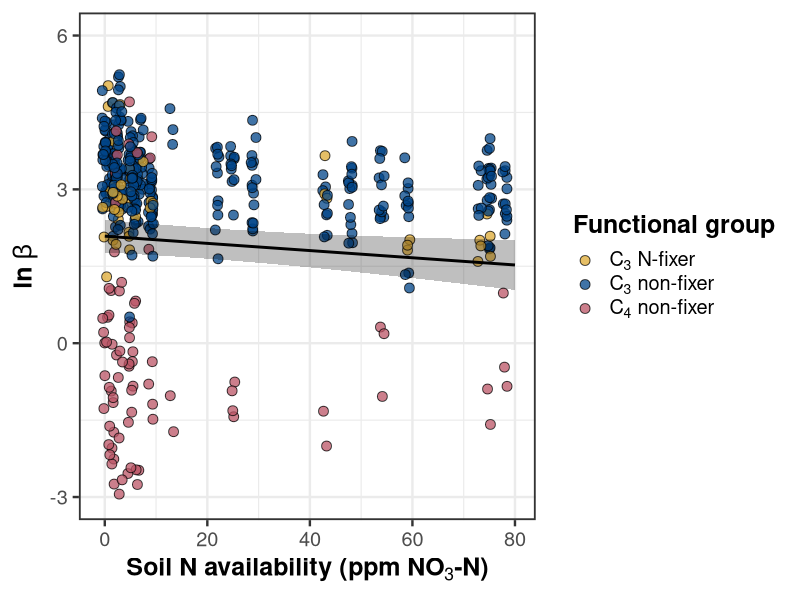
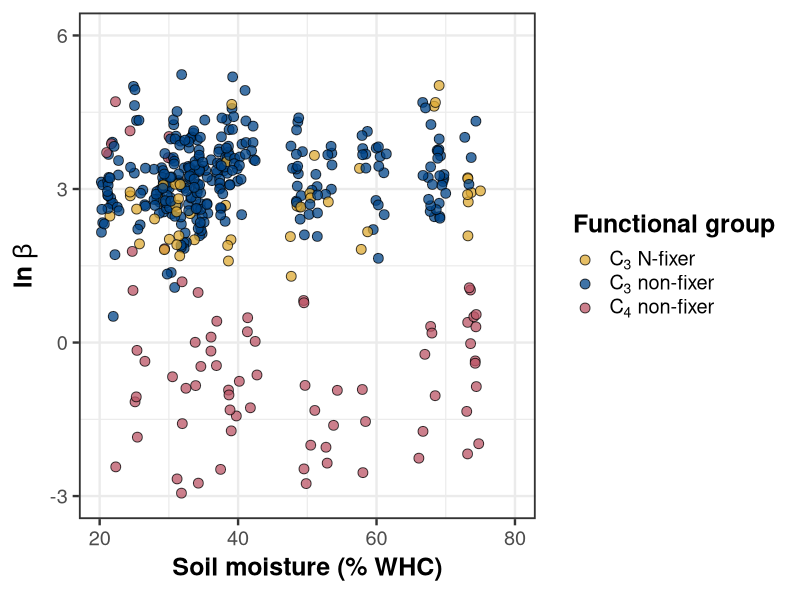
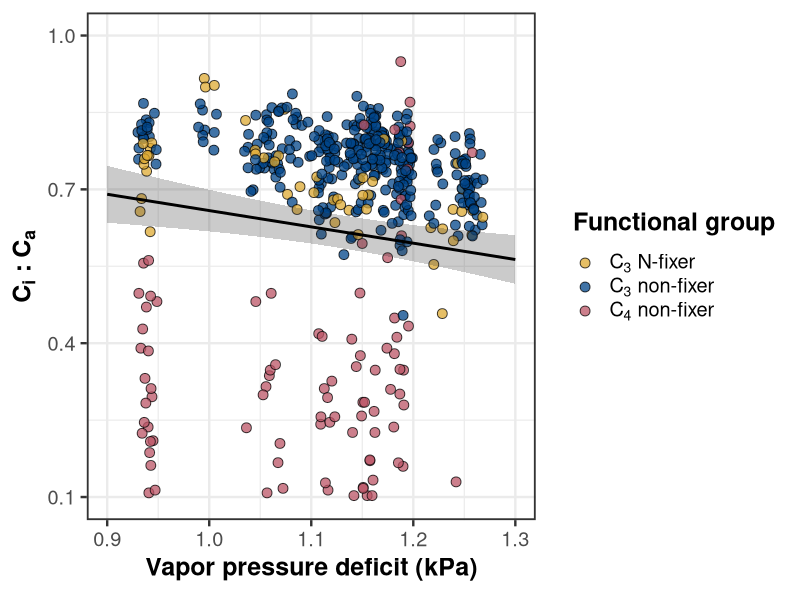
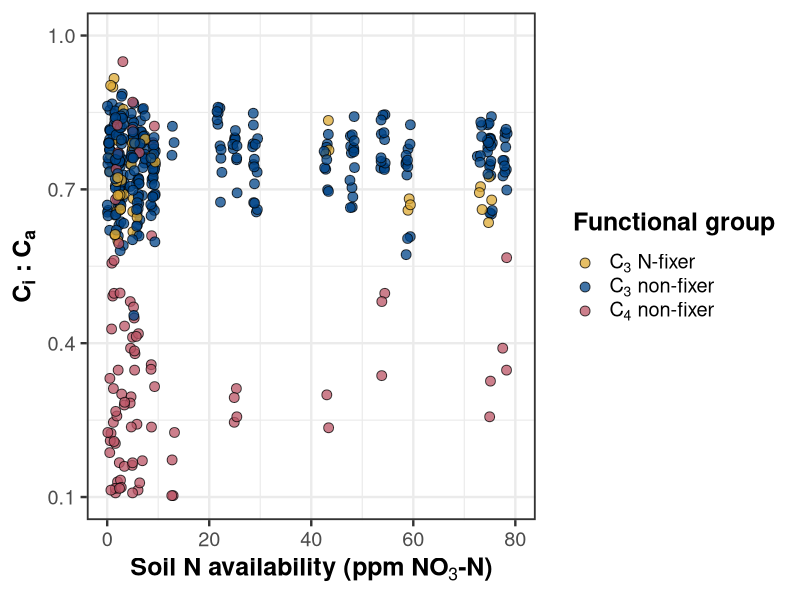
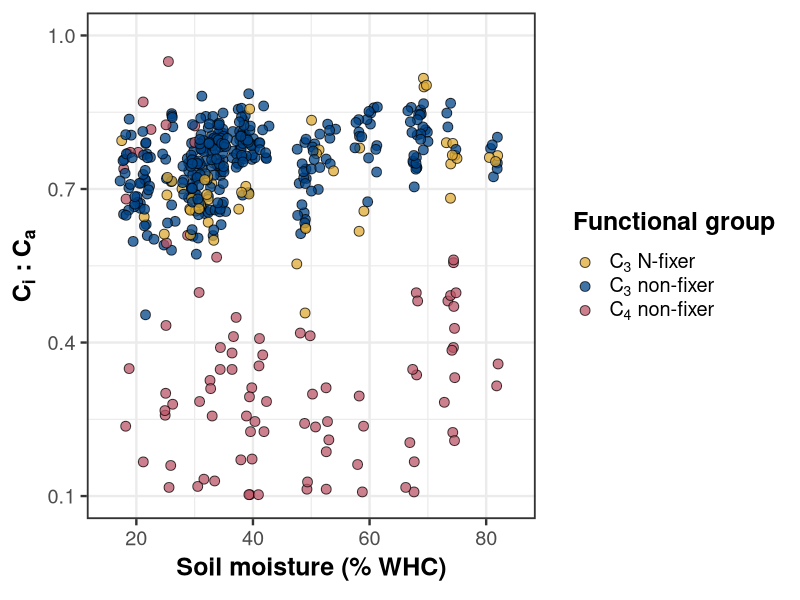
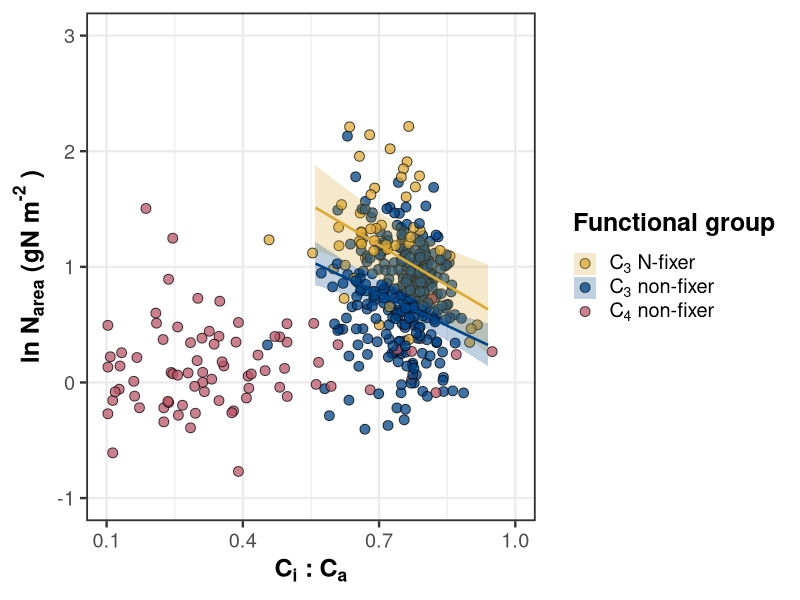
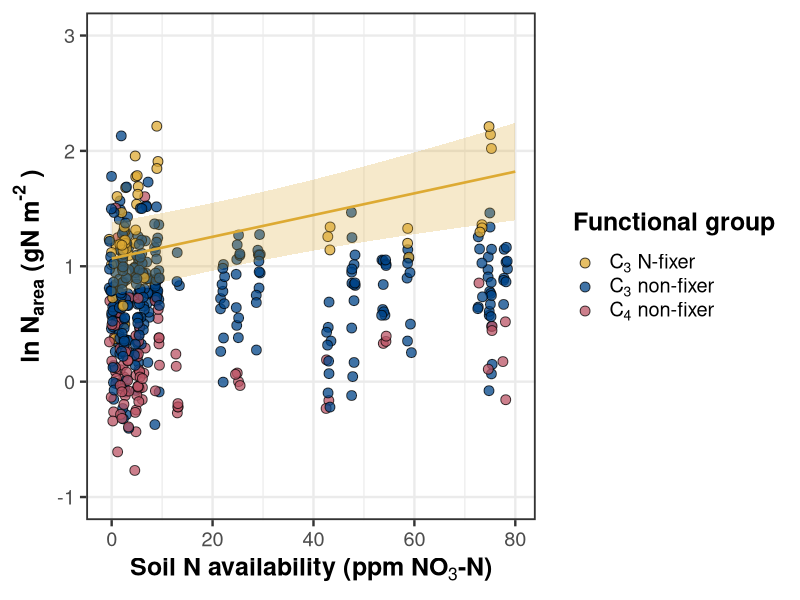
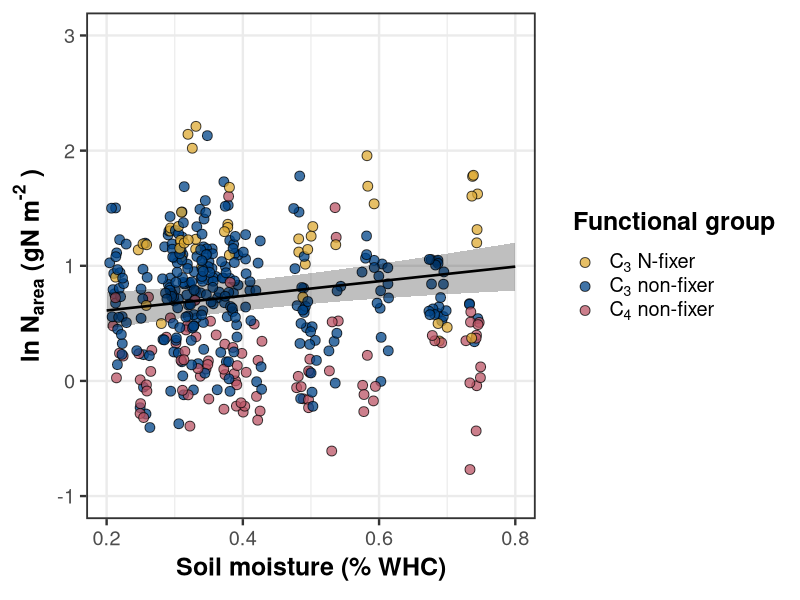

Source code (R) for these figures, in order:
##########################################################################
## Load libraries and import data
##########################################################################
# Libraries
library(lme4)
library(emmeans)
library(tidyverse)
library(ggpubr)

# Turn off digit rounding in emmean args
emm_options(opt.digits = FALSE)

# Load compiled datasheet
df <- read.csv("../data_sheets/TXeco_compiled_datasheet2.csv",
               na.strings = c("NA", "NaN")) %>%
  filter(site != "Bell_2020_05" & 
           site != "Russel_2020_01") %>%
  filter(pft != "c3_shrub") %>%
  mutate(pft = ifelse(pft == "c4_graminoid", 
                      "c4_nonlegume",
                      ifelse(pft == "c3_graminoid" | pft == "c3_forb",
                             "c3_nonlegume", 
                             ifelse(pft == "legume", 
                                    "c3_legume", 
                                    NA))),
         chi = ifelse(chi > 0.95 | chi < 0.10, NA, chi),
         marea = ifelse(marea > 1000, NA, marea))

## Add colorblind friendly palette
cbbPalette3 <- c("#DDAA33", "#004488", "#BB5566")

## Figure out sample sizes within each pft class
length(df$pft[df$pft == "c3_legume"])
length(df$pft[df$pft == "c3_nonlegume"])
length(df$pft[df$pft == "c4_nonlegume"])

## Convert VPD from hPa (PRISM units) to kPa (standard)
df$vpd4 <- df$vpd4 / 10

## Remove outliers from statistical models
df$narea[df$narea > 10] <- NA
df$n.leaf[493] <- NA
df$marea[df$marea > 1000] <- NA
df$marea[c(20, 21)] <- NA
df$narea[df$narea > 10] <- NA

## Add general models
beta <- lmer(log(beta) ~ wn90_perc * soil.no3n * pft + (1 | NCRS.code), data = df)
chi <- lmer(chi ~ (vpd4+ (wn90_perc * soil.no3n)) * pft + 
              (1 | NCRS.code), data = df)
narea <- lmer(log(narea) ~ (chi + (soil.no3n * wn90_perc)) * pft + (1 | NCRS.code),
              data = df)
nmass <- lmer(log(n.leaf) ~ (chi + (soil.no3n * wn90_perc)) * pft + (1 | NCRS.code),
              data = df)
marea <- lmer(log(marea) ~ (chi + (soil.no3n * wn90_perc)) * pft + (1 | NCRS.code),
              data = df)

##########################################################################
## Beta - soil N
##########################################################################
test(emtrends(beta, ~pft, "soil.no3n"))

beta.no3n.pft <- data.frame(emmeans(beta, ~1, "soil.no3n",
                                    at = list(soil.no3n = seq(0,80,1))))

## Plot
beta.no3n <- ggplot(data = subset(df, !is.na(pft)), 
                        aes(x = soil.no3n, y = log(beta))) +
   geom_jitter(aes(fill = pft),
               width = 0.5, size = 3, alpha = 0.75, shape = 21) +
  geom_ribbon(data = beta.no3n.pft, 
              aes(x = soil.no3n, y = emmean, ymin = lower.CL, 
                  ymax = upper.CL), fill = "black", alpha = 0.25) +
  geom_line(data = beta.no3n.pft, aes(x = soil.no3n, y = emmean), 
            size = 1, color = "black") +
  scale_fill_manual(values = c(cbbPalette3), 
                    labels = c(expression("C"[3]*" N-fixer"),
                               expression("C"[3]*" non-fixer"),
                               expression("C"[4]*" non-fixer"))) +
  scale_linetype_manual(values = c("dashed", "solid")) +
  scale_x_continuous(limits = c(-1, 80), breaks = seq(0, 80, 20)) +
  scale_y_continuous(limits = c(-3, 6), breaks = seq(-3, 6, 3)) +
  labs(x = expression(bold("Soil N availability (ppm NO"[3]*"-N)")),
       y = expression(bold(ln~beta)),
       fill = "Functional group") +
  theme_bw(base_size = 18) +
  theme(legend.text.align = 0,
        panel.border = element_rect(size = 1.25),
        legend.title = element_text(face = "bold")) +
  guides(color = "none")
beta.no3n

##########################################################################
## Beta - soil moisture
##########################################################################
test(emtrends(beta, ~pft, "wn90_perc"))

beta.sm.pft <- data.frame(emmeans(beta, ~pft, "wn90_perc",
                                    at = list(wn90_perc = seq(0,1,0.01))))

beta.sm <- data.frame(emmeans(beta, ~1, "wn90_perc",
                                at = list(wn90_perc = seq(0,1,0.01)))) %>%
  dplyr::select(pft = X1, everything()) %>%
  full_join(beta.sm.pft) %>%
  mutate(linetype = ifelse(pft == "c4_nonlegume", "solid", "dashed"))

# Plot
beta.h2o <- ggplot(data = subset(df, !is.na(pft)), 
                       aes(x = wn90_perc, y = log(beta))) +
  geom_jitter(aes(fill = pft),
              width = 0.01, size = 3, alpha = 0.75, shape = 21) +
  # geom_ribbon(data = subset(beta.sm, pft != "overall"),
  #             aes(x = wn2_perc, y = emmean, ymin = lower.CL,
  #                 ymax = upper.CL, fill = pft),
  #             alpha = 0.3) +
  # geom_line(data = subset(beta.sm, pft != "overall"),
  #           aes(x = wn2_perc, y = emmean, linetype = linetype, color = pft),
  #           size = 1) +
  scale_fill_manual(values = c(cbbPalette3), 
                    labels = c(expression("C"[3]*" N-fixer"),
                               expression("C"[3]*" non-fixer"),
                               expression("C"[4]*" non-fixer"))) +
  scale_color_manual(values = c(cbbPalette3), 
                     labels = c(expression("C"[3]*" N-fixer"),
                                expression("C"[3]*" non-fixer"),
                                expression("C"[4]*" non-fixer"))) +
  scale_x_continuous(limits = c(0.2, 0.8), breaks = seq(0.2, 0.8, 0.2),
                     labels = c(20, 40, 60, 80)) +
  scale_y_continuous(limits = c(-3, 6), breaks = seq(-3, 6, 3)) +
  labs(x = expression(bold("Soil moisture (% WHC)")),
       y = expression(bold(ln~beta)),
       fill = "Functional group",
       color = "Functional group") +
  guides(linetype = "none") +
  theme_bw(base_size = 18) +
  theme(legend.text.align = 0,
        panel.border = element_rect(size = 1.25),
        legend.title = element_text(face = "bold"))
beta.h2o

##########################################################################
## Write beta plot
##########################################################################
# Write plot
png("../working_drafts/figs/TXeco_fig2_beta.png",
    width = 12, height = 4.5, units = 'in', res = 600)
ggarrange(beta.no3n, beta.h2o,
          nrow = 1, ncol = 2, common.legend = TRUE, legend = "right", 
          align = "hv", labels = c("(a)", "(b)"), font.label = list(size = 18))
dev.off()

##########################################################################
## Chi - VPD
##########################################################################
test(emtrends(chi, ~pft, "vpd4"))

chi.vpd.pft <- data.frame(emmeans(chi, ~1, "vpd4",
                                  at = list(vpd4 = seq(0.9,1.3,0.01))))

chi.vpd <- ggplot(data = df, aes(x = vpd4, y = chi)) +
  geom_jitter(aes(fill = pft),
              width = 0.01, size = 3, alpha = 0.75, shape = 21) +
  geom_ribbon(data = chi.vpd.pft, 
              aes(x = vpd4, y = emmean, ymin = lower.CL, 
                  ymax = upper.CL), alpha = 0.25) +
  geom_line(data = chi.vpd.pft, aes(x = vpd4, y = emmean), 
            size = 1, color = "black") +
  scale_fill_manual(values = c(cbbPalette3), 
                    labels = c(expression("C"[3]*" N-fixer"),
                               expression("C"[3]*" non-fixer"),
                               expression("C"[4]*" non-fixer"))) +
  scale_x_continuous(limits = c(0.9, 1.3), breaks = seq(0.9, 1.3, 0.1)) +
  scale_y_continuous(limits = c(0.1, 1), breaks = seq(0.1, 1, 0.3)) +
  labs(x = expression(bold("Vapor pressure deficit (kPa)")),
       y = expression(bold("C"["i"]*" : C"["a"])),
       fill = expression(bold("Functional group"))) +
  guides(color = "none") +
  theme_bw(base_size = 18) +
  theme(legend.text.align = 0,
        panel.border = element_rect(size = 1.25))
chi.vpd

##########################################################################
## Chi - soil N
##########################################################################
test(emtrends(chi, ~pft, "soil.no3n"))

chi.no3n.pft <- data.frame(emmeans(chi, ~pft, "soil.no3n",
                                  at = list(soil.no3n = seq(0,80,1)))) %>%
  filter(pft == "c4_nonlegume")

chi.no3n <- ggplot(data = df, aes(x = soil.no3n, y = chi)) +
  geom_jitter(aes(fill = pft),
              width = 0.5, size = 3, alpha = 0.75, shape = 21) +
  scale_fill_manual(values = c(cbbPalette3), 
                    labels = c(expression("C"[3]*" N-fixer"),
                               expression("C"[3]*" non-fixer"),
                               expression("C"[4]*" non-fixer"))) +
  scale_linetype_manual(values = c("dashed", "solid")) +
  scale_x_continuous(limits = c(0, 80), breaks = seq(0, 80, 20)) +
  scale_y_continuous(limits = c(0.1, 1), breaks = seq(0.1, 1, 0.3)) +
  labs(x = expression(bold("Soil N availability (ppm NO"[3]*"-N)")),
       y = expression(bold("C"["i"]*" : C"["a"])),
       fill = expression(bold("Functional group")),
       color = expression(bold("Functional group"))) +
  guides(linetype = "none") +
  theme_bw(base_size = 18) +
  theme(legend.text.align = 0,
        panel.border = element_rect(size = 1.25))
chi.no3n

##########################################################################
## Chi - Soil moisture
##########################################################################
test(emtrends(chi, ~pft, "wn90_perc"))

chi.sm.pft <- data.frame(emmeans(chi, ~pft, "wn90_perc",
                                   at = list(wn90_perc = seq(0.2, 0.8, 0.01))))  %>%
  filter(pft == "c4_nonlegume")

chi.sm <- ggplot(data = df, aes(x = wn90_perc, y = chi)) +
  geom_jitter(aes(fill = pft),
              width = 0.01, size = 3, alpha = 0.75, shape = 21) +
  scale_fill_manual(values = c(cbbPalette3), 
                    labels = c(expression("C"[3]*" N-fixer"),
                               expression("C"[3]*" non-fixer"),
                               expression("C"[4]*" non-fixer"))) +
  scale_x_continuous(limits = c(0.15, 0.85), breaks = seq(0.2, 0.8, 0.2),
                     labels = c(20, 40, 60, 80)) +
  scale_y_continuous(limits = c(0.1, 1), breaks = seq(0.1, 1, 0.3)) +
  scale_linetype_manual(values = c("dashed", "solid")) +
  labs(x = expression(bold("Soil moisture (% WHC)")),
       y = expression(bold("C"["i"]*" : C"["a"])),
       fill = expression(bold("Functional group")),
       color = expression(bold("Functional group"))) +
  guides(linetype = "none") +
  theme_bw(base_size = 18) +
  theme(legend.text.align = 0,
        panel.border = element_rect(size = 1.25))
chi.sm

##########################################################################
## Write chi plot
##########################################################################
png("../working_drafts/figs/TXeco_fig3_chi.png",
    width = 12.2, height = 9.2, units = 'in', res = 600)
ggarrange(chi.vpd, chi.sm, chi.no3n,
          nrow = 2, ncol = 2, common.legend = TRUE, legend = "right", 
          align = "hv", labels = c("(a)", "(b)", "(c)"), 
          font.label = list(size = 18))
dev.off()

##########################################################################
## Narea - chi
##########################################################################
test(emtrends(narea, ~pft, "chi"))
car::Anova(narea)

narea.chi.pft <- data.frame(emmeans(narea, ~pft, "chi",
                                     at = list(chi = seq(0.1, 1, 0.01)))) %>%
  filter(pft != "c4_nonlegume")
narea.chi.legume <- subset(narea.chi.pft, pft == "c3_legume" & chi > 0.55 & chi < 0.95)
narea.chi.c3non <- subset(narea.chi.pft, pft == "c3_nonlegume" & chi > 0.55 & chi < 0.95)
narea.chi.pft.cleaned <- narea.chi.legume %>%
  full_join(narea.chi.c3non) 

narea.chi.ind <- data.frame(emmeans(narea, ~1, "chi",
                                    at = list(chi = seq(0.1, 1, 0.1))))

narea.chi <- ggplot(data = subset(df, !is.na(pft)), 
                         aes(x = chi, y = log(narea))) +
  geom_point(aes(fill = pft),
             size = 3, alpha = 0.75, shape = 21) +
  geom_ribbon(data = narea.chi.pft.cleaned, 
              aes(x = chi, y = emmean, ymin = lower.CL, ymax = upper.CL,
                  fill = pft), 
              alpha = 0.25) +
  geom_line(data = narea.chi.pft.cleaned,
            aes(x = chi, y = emmean, 
                color = pft),
            size = 0.9) +
  scale_fill_manual(values = c(cbbPalette3), 
                    labels = c(expression("C"[3]*" N-fixer"),
                               expression("C"[3]*" non-fixer"),
                               expression("C"[4]*" non-fixer"))) +
  scale_color_manual(values = c(cbbPalette3), 
                     labels = c(expression("C"[3]*" N-fixer"),
                                expression("C"[3]*" non-fixer"))) +
  scale_x_continuous(limits = c(0.1, 1), breaks = seq(0.1, 1, 0.3)) +
  scale_y_continuous(limits = c(-1, 3), breaks = seq(-1, 3, 1)) +
  labs(x = expression(bold("C"["i"]*" : C"["a"])),
       y = expression(bold(ln*" N"["area"]*" (gN m"^"-2"~")")),
       fill = expression(bold("Functional group")),
       color = expression(bold("Functional group"))) +
  theme_bw(base_size = 18) +
  theme(legend.text.align = 0,
        panel.border = element_rect(size = 1.25),
        panel.grid.minor.y = element_blank()) +
  guides(color = "none")
narea.chi

##########################################################################
## Narea - soil N
##########################################################################
test(emtrends(narea, ~pft, "soil.no3n"))
car::Anova(narea)

narea.no3n.pft <- data.frame(emmeans(narea, ~pft, "soil.no3n",
                                    at = list(soil.no3n = seq(0, 80, 1)))) %>%
  filter(pft == "c3_legume")

narea.no3n.ind <- data.frame(emmeans(narea, ~1, "soil.no3n",
                                     at = list(soil.no3n = seq(0, 80, 1))))

  

narea.no3n <- ggplot(data = subset(df, !is.na(pft)), 
                        aes(x = soil.no3n, y = log(narea))) +
  geom_jitter(aes (fill = pft), width = 0.5, size = 3, alpha = 0.75, shape = 21) +
  geom_ribbon(data = narea.no3n.pft, 
              aes(x = soil.no3n, y = emmean, ymin = lower.CL, ymax = upper.CL), 
              alpha = 0.25, fill = "#DDAA33") +
  geom_line(data = narea.no3n.pft,
            aes(x = soil.no3n, y = emmean),
            size = 0.9, color = "#DDAA33") +
  scale_fill_manual(values = c(cbbPalette3), 
                    labels = c(expression("C"[3]*" N-fixer"),
                               expression("C"[3]*" non-fixer"),
                               expression("C"[4]*" non-fixer"))) +
  scale_x_continuous(limits = c(-1, 80), breaks = seq(0, 80, 20)) +
  scale_y_continuous(limits = c(-1, 3), breaks = seq(-1, 3, 1)) +
  labs(x = expression(bold("Soil N availability (ppm NO"[3]*"-N)")),
       y = expression(bold(ln*" N"["area"]*" (gN m"^"-2"~")")),
       fill = expression(bold("Functional group"))) +
  theme_bw(base_size = 18) +
  theme(legend.text.align = 0,
        panel.border = element_rect(size = 1.25),
        panel.grid.minor.y = element_blank())
narea.no3n

##########################################################################
## Narea - soil moisture
##########################################################################
test(emtrends(narea, ~pft, "wn90_perc"))
car::Anova(narea)

narea.sm.pft <- data.frame(emmeans(narea, ~1, "wn90_perc",
                                     at = list(wn90_perc = seq(0.2, 0.8, 0.01))))

narea.sm <- ggplot(data = subset(df, !is.na(pft)), 
                   aes(x = wn90_perc, y = log(narea))) +
  geom_jitter(aes(fill = pft),
              width = 0.01, size = 3, alpha = 0.75, shape = 21) +
  geom_ribbon(data = narea.sm.pft, 
              aes(x = wn90_perc, y = emmean, ymin = lower.CL, ymax = upper.CL), 
              alpha = 0.25, fill = "black") +
  geom_line(data = narea.sm.pft,
            aes(x = wn90_perc, y = emmean),
            size = 0.9, color = "black") +
  scale_fill_manual(values = c(cbbPalette3), 
                    labels = c(expression("C"[3]*" N-fixer"),
                               expression("C"[3]*" non-fixer"),
                               expression("C"[4]*" non-fixer"))) +
  scale_x_continuous(limits = c(0.2, 0.8), breaks = seq(0.2, 0.8, 0.2)) +
  scale_y_continuous(limits = c(-1, 3), breaks = seq(-1, 3, 1)) +
  labs(x = expression(bold("Soil moisture (% WHC)")),
       y = expression(bold(ln*" N"["area"]*" (gN m"^"-2"~")")),
       fill = expression(bold("Functional group"))) +
  theme_bw(base_size = 18) +
  theme(legend.text.align = 0,
        panel.border = element_rect(size = 1.25),
        panel.grid.minor.y = element_blank())
narea.sm

##########################################################################
## Nmass - chi
##########################################################################
test(emtrends(nmass, ~pft, "chi"))

nmass.chi.pft <- data.frame(emmeans(nmass, ~pft, "chi",
                                    at = list(chi = seq(0.2, 1, 0.01)))) %>%
  mutate(linetype = ifelse(pft == "c3_nonlegume","solid", "dashed"))

nmass.chi <- ggplot(data = subset(df, !is.na(pft)), 
                         aes(x = chi, y = log(n.leaf))) +
  geom_point(aes(fill = pft),
             size = 3, alpha = 0.75, shape = 21) +
  scale_fill_manual(values = c(cbbPalette3), 
                    labels = c(expression("C"[3]*" N-fixer"),
                               expression("C"[3]*" non-fixer"),
                               expression("C"[4]*" non-fixer"))) +
  scale_x_continuous(limits = c(0.2, 1), breaks = seq(0.2, 1, 0.2)) +
  scale_y_continuous(limits = c(-1, 2), breaks = seq(-1, 2, 1)) +
  labs(x = expression(bold("C"["i"]*" : C"["a"])),
       y = expression(bold(ln*" N"["mass"]*" (gN g"^"-1"~")")),
       fill = expression(bold("Functional group")),
       color = expression(bold("Functional group"))) +
  theme_bw(base_size = 18) +
  theme(legend.text.align = 0,
        panel.border = element_rect(size = 1.25),
        panel.grid.minor.y = element_blank()) +
guides(linetype = "none")
nmass.chi

##########################################################################
## Nmass - soil N
##########################################################################
nmass.no3n.ind <- data.frame(emmeans(nmass, ~1, "soil.no3n",
                                 at = list(soil.no3n = seq(0, 80, 1)))) %>%
  dplyr::select(pft = X1, everything())

nmass.no3n <- ggplot(data = subset(df, !is.na(pft)), 
                         aes(x = soil.no3n, y = log(n.leaf))) +
  geom_jitter(aes(fill = pft),
              width = 0.5, size = 3, alpha = 0.7, shape = 21) +
  geom_ribbon(data = nmass.no3n.ind,
              aes(x = soil.no3n, y = emmean, 
                  ymin = lower.CL, ymax = upper.CL), 
              alpha = 0.25) +
  geom_line(data = nmass.no3n.ind,
            aes(x = soil.no3n, y = emmean),
            size = 0.9, color = "black") +
  scale_fill_manual(values = c(cbbPalette3), 
                    labels = c(expression("C"[3]*" N-fixer"),
                               expression("C"[3]*" non-fixer"),
                               expression("C"[4]*" non-fixer"))) +
  scale_color_manual(values = c(cbbPalette3), 
                     labels = c(expression("C"[3]*" N-fixer"),
                                expression("C"[3]*" non-fixer"),
                                expression("C"[4]*" non-fixer"))) +
  scale_x_continuous(limits = c(-1, 80), breaks = seq(0, 80, 20)) +
  scale_y_continuous(limits = c(-1, 2), breaks = seq(-1, 2, 1)) +
  labs(x = expression(bold("Soil N availability (ppm NO"[3]*"-N)")),
       y = expression(bold(ln*" N"["mass"]*" (gN g"^"-1"~")")),
       fill = expression(bold("Functional group"))) +
  theme_bw(base_size = 18) +
  theme(legend.text.align = 0,
        panel.border = element_rect(size = 1.25),
        panel.grid.minor.y = element_blank())
nmass.no3n

##########################################################################
## Nmass - soil moisture
##########################################################################
nmass.sm.ind <- data.frame(emmeans(nmass, ~1, "wn90_perc",
                                     at = list(wn90_perc = seq(0.2, 0.8, 0.01)))) %>%
  dplyr::select(pft = X1, everything())

nmass.sm <- ggplot(data = subset(df, !is.na(pft)), 
                     aes(x = wn90_perc, y = log(n.leaf))) +
  geom_jitter(aes(fill = pft),
              width = 0.01, size = 3, alpha = 0.7, shape = 21) +
  geom_ribbon(data = nmass.sm.ind,
              aes(x = wn90_perc, y = emmean, 
                  ymin = lower.CL, ymax = upper.CL), 
              alpha = 0.25) +
  geom_line(data = nmass.sm.ind,
            aes(x = wn90_perc, y = emmean),
            size = 0.9, color = "black") +
  scale_fill_manual(values = c(cbbPalette3), 
                    labels = c(expression("C"[3]*" N-fixer"),
                               expression("C"[3]*" non-fixer"),
                               expression("C"[4]*" non-fixer"))) +
  scale_color_manual(values = c(cbbPalette3), 
                     labels = c(expression("C"[3]*" N-fixer"),
                                expression("C"[3]*" non-fixer"),
                                expression("C"[4]*" non-fixer"))) +
  scale_x_continuous(limits = c(0.2, 0.8), breaks = seq(0.2, 0.8, 0.2)) +
  scale_y_continuous(limits = c(-1, 2), breaks = seq(-1, 2, 1)) +
  labs(x = expression(bold("Soil moisture (% WHC)")),
       y = expression(bold(ln*" N"["mass"]*" (gN g"^"-1"~")")),
       fill = expression(bold("Functional group"))) +
  theme_bw(base_size = 18) +
  theme(legend.text.align = 0,
        panel.border = element_rect(size = 1.25),
        panel.grid.minor.y = element_blank())
nmass.sm

##########################################################################
## Marea - chi
##########################################################################
test(emtrends(marea, ~pft, "chi"))

marea.chi.pft <- data.frame(emmeans(marea, ~pft, "chi",
                                    at = list(chi = seq(0.1, 1, 0.01)))) %>%
  filter(pft != "c4_nonlegume")
marea.chi.legume <- subset(marea.chi.pft, pft == "c3_legume" & chi > 0.55 & chi < 0.95)
marea.chi.c3non <- subset(marea.chi.pft, pft == "c3_nonlegume" & chi > 0.55 & chi < 0.95)
marea.chi.pft.cleaned <- marea.chi.legume %>%
  full_join(marea.chi.c3non)

marea.chi.ind <- data.frame(emmeans(marea, ~1, "chi",
                                    at = list(chi = seq(0.1, 1, 0.01))))


marea.chi <- ggplot(data = subset(df, !is.na(pft)), 
                         aes(x = chi, y = log(marea))) +
  geom_point(aes(fill = pft),
             size = 3, alpha = 0.75, shape = 21) +
  geom_ribbon(data = marea.chi.pft.cleaned,
              aes(x = chi, y = emmean, 
                  ymin = lower.CL, ymax = upper.CL, fill = pft), 
              alpha = 0.25) +
  geom_line(data = marea.chi.pft.cleaned,
            aes(x = chi, y = emmean, color = pft),
            size = 0.9) +
  scale_fill_manual(values = c(cbbPalette3), 
                    labels = c(expression("C"[3]*" N-fixer"),
                               expression("C"[3]*" non-fixer"),
                               expression("C"[4]*" non-fixer"))) +
  scale_color_manual(values = c(cbbPalette3), 
                     labels = c(expression("C"[3]*" N-fixer"),
                                expression("C"[3]*" non-fixer"))) +
  scale_linetype_manual(values = c("dashed", "solid")) +
  scale_x_continuous(limits = c(0.1, 1), breaks = seq(0.1, 1, 0.3)) +
  scale_y_continuous(limits = c(3, 7), breaks = seq(3, 7, 1)) +
  labs(x = expression(bold("C"["i"]*" : C"["a"])),
       y = expression(bold(ln*" M"["area"]*" (g m"^"-2"~")")),
       fill = expression(bold("Functional group"))) +
  theme_bw(base_size = 18) +
  theme(legend.text.align = 0,
        panel.border = element_rect(size = 1.25),
        panel.grid.minor.y = element_blank()) +
  guides(color = "none")
marea.chi

##########################################################################
## Marea - soil N
##########################################################################
test(emtrends(marea, ~pft, "soil.no3n"))
car::Anova(marea)

marea.no3n.pft <- data.frame(emmeans(marea, ~pft, "soil.no3n",
                                 at = list(soil.no3n = seq(0, 80, 1))))
marea.no3n.ind <- data.frame(emmeans(marea, ~1, "soil.no3n",
                                     at = list(soil.no3n = seq(0, 80, 1))))

marea.no3n <- ggplot(data = subset(df, !is.na(pft)), 
                     aes(x = soil.no3n, y = log(marea))) +
  geom_jitter(aes(fill = pft),
              width = 0.5, size = 3, alpha = 0.7, shape = 21) +
  geom_ribbon(data = marea.no3n.pft,
              aes(x = soil.no3n, y = emmean, 
                  ymin = lower.CL, ymax = upper.CL, fill = pft), 
              alpha = 0.25) +
  geom_line(data = marea.no3n.pft,
            aes(x = soil.no3n, y = emmean, 
                color = pft),
            size = 0.9) +
  scale_fill_manual(values = c(cbbPalette3), 
                    labels = c(expression("C"[3]*" N-fixer"),
                               expression("C"[3]*" non-fixer"),
                               expression("C"[4]*" non-fixer"))) +
  scale_color_manual(values = c(cbbPalette3), 
                     labels = c(expression("C"[3]*" N-fixer"),
                                expression("C"[3]*" non-fixer"),
                                expression("C"[4]*" non-fixer"))) +
  scale_linetype_manual(values = c("dashed", "solid")) +
  scale_x_continuous(limits = c(-1, 80), breaks = seq(0, 80, 20)) +
  scale_y_continuous(limits = c(3, 7), breaks = seq(3, 7, 1)) +
  labs(x = expression(bold("Soil N availability (ppm NO"[3]*"-N)")),
       y = expression(bold(ln*" M"["area"]*" (g m"^"-2"~")")),
       fill = expression(bold("Functional group")),
       color = expression(bold("Functional group"))) +
  theme_bw(base_size = 18) +
  theme(legend.text.align = 0,
        panel.border = element_rect(size = 1.25),
        panel.grid.minor.y = element_blank()) +
  guides(linetype = "none")
marea.no3n

##########################################################################
## Marea - soil moisture
##########################################################################
test(emtrends(marea, ~pft, "wn90_perc"))
car::Anova(marea)

marea.sm.ind <- data.frame(emmeans(marea, ~1, "wn90_perc",
                                     at = list(wn90_perc = seq(0, 1, 0.01))))

marea.sm <- ggplot(data = subset(df, !is.na(pft)), 
                     aes(x = wn90_perc, y = log(marea))) +
  geom_jitter(aes(fill = pft),
              width = 0.01, size = 3, alpha = 0.7, shape = 21) +
  scale_fill_manual(values = c(cbbPalette3), 
                    labels = c(expression("C"[3]*" N-fixer"),
                               expression("C"[3]*" non-fixer"),
                               expression("C"[4]*" non-fixer"))) +
  scale_x_continuous(limits = c(0.2, 0.8), breaks = seq(0.2, 0.8, 0.2)) +
  scale_y_continuous(limits = c(3, 7), breaks = seq(3, 7, 1)) +
  labs(x = expression(bold("Soil moisture (% WHC)")),
       y = expression(bold(ln*" M"["area"]*" (g m"^"-2"~")")),
       fill = expression(bold("Functional group")),
       color = expression(bold("Functional group"))) +
  theme_bw(base_size = 18) +
  theme(legend.text.align = 0,
        panel.border = element_rect(size = 1.25),
        panel.grid.minor.y = element_blank()) +
  guides(linetype = "none")

marea.sm

##########################################################################
## Create Narea plots
##########################################################################
png("../working_drafts/figs/TXeco_fig4_narea.png",
    height = 12, width = 16, units = 'in', res = 600)
ggarrange(narea.chi, nmass.chi, marea.chi,
          narea.no3n, nmass.no3n, marea.no3n,
          narea.sm, nmass.sm, marea.sm,
          ncol = 3, nrow = 3, common.legend = TRUE, legend = "right", 
          align = "hv", labels = c("(a)", "(b)", "(c)", "(d)", "(e)",
                                   "(f)", "(g)", "(h)", "(i)"), 
          font.label = list(size = 18))
dev.off()


beta.var <- ggplot(data = df, aes(x = log(beta))) +
  geom_density(aes(fill = photo), alpha = 0.75) +
  scale_fill_manual(values = c("#004488", "#BB5566"),
                    labels = c(expression("C"[3]),
                               expression("C"[4]))) +
  scale_x_continuous(limits = c(-6, 6), breaks = seq(-6, 6, 3)) +
  scale_y_continuous(limits = c(0, 0.6), breaks = seq(0, 0.6, 0.2)) +
  labs(x = expression(bold(ln~beta)),
       y = "Density",
       fill = "Photo. pathway") +
  theme_bw(base_size = 18)

png("../working_drafts/figs/TXeco_figS2_betaVar.png",
    height = 4.5, width = 8, units = 'in', res = 600)
beta.var
dev.off()
